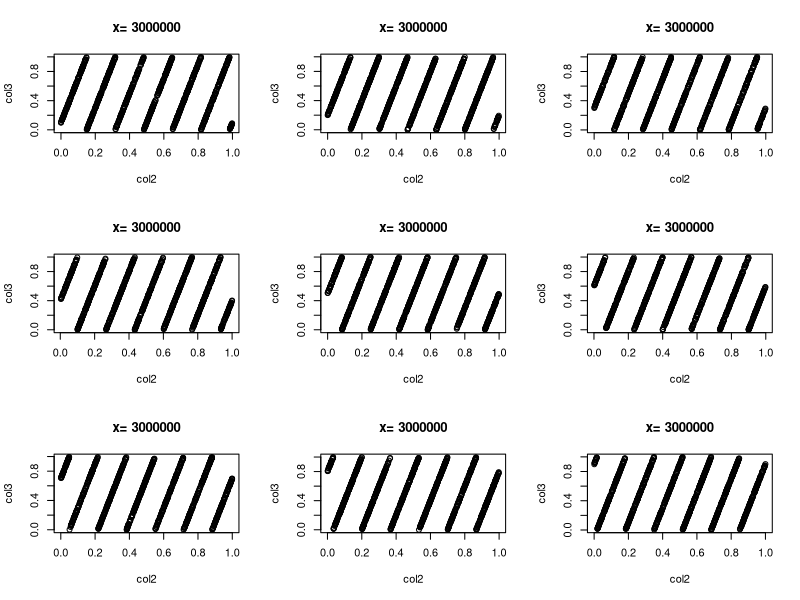

Source code (R):
## ---- chunk 1
knitr::opts_chunk$set(echo = TRUE)
## ---- chunk 2
x=rep(0,30)
y=rep(0,29)
x[1]=1
x[2]=1
for(i in 3:30){
  x[i]=x[i-1]+x[i-2]
}
for(i in 1:29){
  y[i]=x[i+1]/x[i]
}
y
## ---- chunk 3
(1+sqrt(5))/2
## ---- chunk 4
answer <- 0
for (j in 1:5) answer <- answer + j
answer
## ---- chunk 5
answer <- NULL
for (j in 1:5) answer <- c(answer, j)
answer
## ---- chunk 6
answer <- 0
for (j in 1:5) answer <- c(answer, j)
answer
## ---- chunk 7
answer <- 1
for (j in 1:5) answer <- answer * j
answer
## ---- chunk 8
answer <- 3
for (j in 1:15) answer <- c(answer, (7 * answer[j]) %% 31)
answer
## ---- chunk 9
interest<-function(P,i){
  if (i<=3){I=P*((1+0.04)^i-1)}
  else {I=P*((1+0.05)^i-1)}
  print(I)
}
## ---- chunk 10
rate<-function(n,P,open){
  if(open==TRUE){R=P*0.005/(1-(1+0.005)^(-n))}
  else{R=P*0.004/(1-(1+0.004)^(-n))}
  R
}
## ---- chunk 11
Fibonacci=c(1,1)
while(Fibonacci[length(Fibonacci)]<300){
  Fibonacci=c(Fibonacci,Fibonacci[length(Fibonacci)]+Fibonacci[length(Fibonacci)-1])
}
Fibonacci[1:length(Fibonacci)-1]
## ---- chunk 12
i=0.006
old_i=0
while(abs(old_i-i)>=0.000001){
  new_i=(1-(1+i)^(-20))/19
  old_i=i
  i=new_i
}
i
## ---- chunk 13
i=0.006
old_i=0
j=0
while(abs(old_i-i)>=0.000001){
  new_i=(1-(1+i)^(-20))/19
  old_i=i
  i=new_i
  j=j+1
}
j
## ---- chunk 14
Eratosthenes <- function(n) {
  # Print prime numbers up to n (based on the sieve of Eratosthenes)
  if (n >= 2) {
    sieve <- seq(2, n)
    primes <- c()
    while (length(sieve) > 0) {
      p <- sieve[1]
      primes <- c(primes, p)
      # add the prime to the sequence
      sieve = sieve[(sieve %% p) != 0]
      # remove all integers in the sequence which can be divided by this prime number
    }
    return(primes)
  } else {
    stop("Input value of n should be at least 2")
  }
}
## ---- chunk 15
Eratosthenes <- function(n) {
 # Print prime numbers up to n (based on the sieve of Eratosthenes)
  if (n >= 2) {
    sieve <- seq(2, n)
    primes <- c()
    while (length(sieve) > 0) {
      p <- sieve[1]
      primes <- c(primes, p)
      sieve = sieve[(sieve %% p) != 0]
      if (p >= sqrt(n)){
        primes = c(primes, sieve);
        break
      }
    }
    return(primes)
  } else {
    stop("Input value of n should be at least 2")
  }
}
#test
Eratosthenes(30)
## ---- chunk 16
compound.interest=function(P,i.r,n){
  interest=P*(1+i.r)^n
  interest
}
## ---- chunk 17
compound.interest(1000,0.01,30)
## ---- chunk 18
solution=function(f,a,b,tolerance=10^(-5)){
  if(abs(f(a))<=tolerance){
    return(a)
  }
  if(abs(f(b))<=tolerance){
    return(b)
  }
  else{
     m =(b+a)/2
  if (b-a<=tolerance)
    return (m)
   if (f(a)*f(m)<0){
     return (solution(f,a,m,tolerance))
   }
  else(return (solution(f,m,b,tolerance)))
  }
}
#test
f=function(x){x^2+3*x-4}
solution(f,-2,3)
## ---- chunk 19
factorial(10)
factorial(50)
factorial(100)
factorial(1000)
## ---- chunk 20
binom.coefficient <- function(n, m) {
  return (factorial(n)/(factorial(m)* factorial(n - m)))
}
## ---- chunk 21
binom.coefficient(4,2)
binom.coefficient(50,20)
binom.coefficient(5000,2000)
## ---- chunk 22
improved.coefficient <- function(n, m) {
  x1=log(1:n)
  x2=log(1:m)
  x3=log(1:(n-m))
  coefficient=exp(sum(x1)-sum(x2)-sum(x3))
  return(coefficient)
}
## ---- chunk 23
improved.coefficient(4,2)
improved.coefficient(50,20)
improved.coefficient(5000,2000)
## ---- chunk 24
results<-numeric(3000000) 
x<-123
for (i in 1:3000000){
  x <- (65539*x) %% (2^31)
  results[i]<-x/(2^31)
}
results.round<-round(results,3)
results.matrix<-matrix(results.round,ncol=3,byrow=T)
par(mfrow = c(3,3))
for(j in 1:9){
  x=j/10
  new.rowx <- results.matrix[results.matrix[,1] == x,]
  plot(new.rowx[,2],new.rowx[,3],xlab = "col2", ylab = "col3",main=paste("x=",i))
}

## ---- chunk 25
directpoly=function(C,x){
  value=rep(0,length(C))
  for(i in 1:length(C)){
    value[i]=C[i]*x^(i-1)
  }
 answer=sum(value)
 print(answer)
}
#test
directpoly(c(1,2,3,4),5)
## ---- chunk 26
hornerpoly=function(C,x){
  answer=numeric(length(x))
  k=0
  for(y in x){
  n=length(C)
  a=c(numeric(n-1),C[n])
  for (i in (n-1):1) {
    a[i]<-a[i+1]*y+C[i]
  }
  k=k+1
  answer[k]=a[1]
  }
  return(answer)
}
#test
hornerpoly(c(1,2,3,4),5)
hornerpoly(c(1,2,3,4),c(1,2,3))
